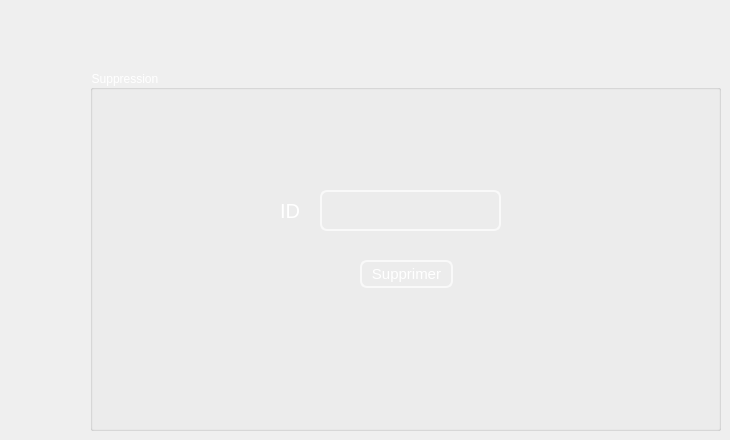
   <widget class="QWidget" name="tab">
    <attribute name="title">
     <string>Supprimer Commande</string>
    </attribute>
    <widget class="QGroupBox" name="suppression">
     <property name="geometry">
      <rect>
       <x>90</x>
       <y>70</y>
       <width>631</width>
       <height>361</height>
      </rect>
     </property>
     <property name="styleSheet">
      <string notr="true">
font: 75 15pt &quot;MS Shell Dlg 2&quot;;
color:white</string>
     </property>
     <property name="title">
      <string>Suppression</string>
     </property>
     <widget class="QLabel" name="label_12">
      <property name="geometry">
       <rect>
        <x>190</x>
        <y>120</y>
        <width>31</width>
        <height>41</height>
       </rect>
      </property>
      <property name="palette">
       <palette>
        <active>
         <colorrole role="WindowText">
          <brush brushstyle="SolidPattern">
           <color alpha="255">
            <red>255</red>
            <green>255</green>
            <blue>255</blue>
           </color>
          </brush>
         </colorrole>
         <colorrole role="Button">
          <brush brushstyle="SolidPattern">
           <color alpha="0">
            <red>0</red>
            <green>0</green>
            <blue>0</blue>
           </color>
          </brush>
         </colorrole>
         <colorrole role="Text">
          <brush brushstyle="SolidPattern">
           <color alpha="255">
            <red>255</red>
            <green>255</green>
            <blue>255</blue>
           </color>
          </brush>
         </colorrole>
         <colorrole role="ButtonText">
          <brush brushstyle="SolidPattern">
           <color alpha="255">
            <red>255</red>
            <green>255</green>
            <blue>255</blue>
           </color>
          </brush>
         </colorrole>
         <colorrole role="Base">
          <brush brushstyle="SolidPattern">
           <color alpha="0">
            <red>0</red>
            <green>0</green>
            <blue>0</blue>
           </color>
          </brush>
         </colorrole>
         <colorrole role="Window">
          <brush brushstyle="SolidPattern">
           <color alpha="0">
            <red>0</red>
            <green>0</green>
            <blue>0</blue>
           </color>
          </brush>
         </colorrole>
         <colorrole role="PlaceholderText">
          <brush brushstyle="SolidPattern">
           <color alpha="128">
            <red>255</red>
            <green>255</green>
            <blue>255</blue>
           </color>
          </brush>
         </colorrole>
        </active>
        <inactive>
         <colorrole role="WindowText">
          <brush brushstyle="SolidPattern">
           <color alpha="255">
            <red>255</red>
            <green>255</green>
            <blue>255</blue>
           </color>
          </brush>
         </colorrole>
         <colorrole role="Button">
          <brush brushstyle="SolidPattern">
           <color alpha="0">
            <red>0</red>
            <green>0</green>
            <blue>0</blue>
           </color>
          </brush>
         </colorrole>
         <colorrole role="Text">
          <brush brushstyle="SolidPattern">
           <color alpha="255">
            <red>255</red>
            <green>255</green>
            <blue>255</blue>
           </color>
          </brush>
         </colorrole>
         <colorrole role="ButtonText">
          <brush brushstyle="SolidPattern">
           <color alpha="255">
            <red>255</red>
            <green>255</green>
            <blue>255</blue>
           </color>
          </brush>
         </colorrole>
         <colorrole role="Base">
          <brush brushstyle="SolidPattern">
           <color alpha="0">
            <red>0</red>
            <green>0</green>
            <blue>0</blue>
           </color>
          </brush>
         </colorrole>
         <colorrole role="Window">
          <brush brushstyle="SolidPattern">
           <color alpha="0">
            <red>0</red>
            <green>0</green>
            <blue>0</blue>
           </color>
          </brush>
         </colorrole>
         <colorrole role="PlaceholderText">
          <brush brushstyle="SolidPattern">
           <color alpha="128">
            <red>255</red>
            <green>255</green>
            <blue>255</blue>
           </color>
          </brush>
         </colorrole>
        </inactive>
        <disabled>
         <colorrole role="WindowText">
          <brush brushstyle="SolidPattern">
           <color alpha="255">
            <red>255</red>
            <green>255</green>
            <blue>255</blue>
           </color>
          </brush>
         </colorrole>
         <colorrole role="Button">
          <brush brushstyle="SolidPattern">
           <color alpha="0">
            <red>0</red>
            <green>0</green>
            <blue>0</blue>
           </color>
          </brush>
         </colorrole>
         <colorrole role="Text">
          <brush brushstyle="SolidPattern">
           <color alpha="255">
            <red>255</red>
            <green>255</green>
            <blue>255</blue>
           </color>
          </brush>
         </colorrole>
         <colorrole role="ButtonText">
          <brush brushstyle="SolidPattern">
           <color alpha="255">
            <red>255</red>
            <green>255</green>
            <blue>255</blue>
           </color>
          </brush>
         </colorrole>
         <colorrole role="Base">
          <brush brushstyle="SolidPattern">
           <color alpha="0">
            <red>0</red>
            <green>0</green>
            <blue>0</blue>
           </color>
          </brush>
         </colorrole>
         <colorrole role="Window">
          <brush brushstyle="SolidPattern">
           <color alpha="0">
            <red>0</red>
            <green>0</green>
            <blue>0</blue>
           </color>
          </brush>
         </colorrole>
         <colorrole role="PlaceholderText">
          <brush brushstyle="SolidPattern">
           <color alpha="128">
            <red>0</red>
            <green>0</green>
            <blue>0</blue>
           </color>
          </brush>
         </colorrole>
        </disabled>
       </palette>
      </property>
      <property name="font">
       <font>
        <family>MS Shell Dlg 2</family>
        <pointsize>15</pointsize>
        <weight>9</weight>
        <italic>false</italic>
        <bold>false</bold>
       </font>
      </property>
      <property name="text">
       <string>ID</string>
      </property>
     </widget>
     <widget class="QLineEdit" name="supp">
      <property name="geometry">
       <rect>
        <x>230</x>
        <y>120</y>
        <width>181</width>
        <height>41</height>
       </rect>
      </property>
      <property name="styleSheet">
       <string notr="true">QLineEdit{
color: white;
background-color:Transparent;;
border-width: 2px;
border-color: #F9F9F9;
border-style: solid;
border-radius: 7;
padding: 3px;
font-size: 15px;

}
QLineEdit:focus
{border:2px solid #FBAD25;
}</string>
      </property>
      <property name="text">
       <string/>
      </property>
     </widget>
     <widget class="QPushButton" name="pb_supprimer">
      <property name="geometry">
       <rect>
        <x>270</x>
        <y>190</y>
        <width>93</width>
        <height>28</height>
       </rect>
      </property>
      <property name="styleSheet">
       <string notr="true">QPushButton{

color: white;
background-color:Transparent;;
border-width: 2px;
border-color: #F9F9F9;
border-style: solid;
border-radius: 7;
padding: 3px;
font-size: 15px;


}
QPushButton:focus
{border:2px solid #FBAD25;
}</string>
      </property>
      <property name="text">
       <string>Supprimer</string>
      </property>
     </widget>
    </widget>
   </widget>
